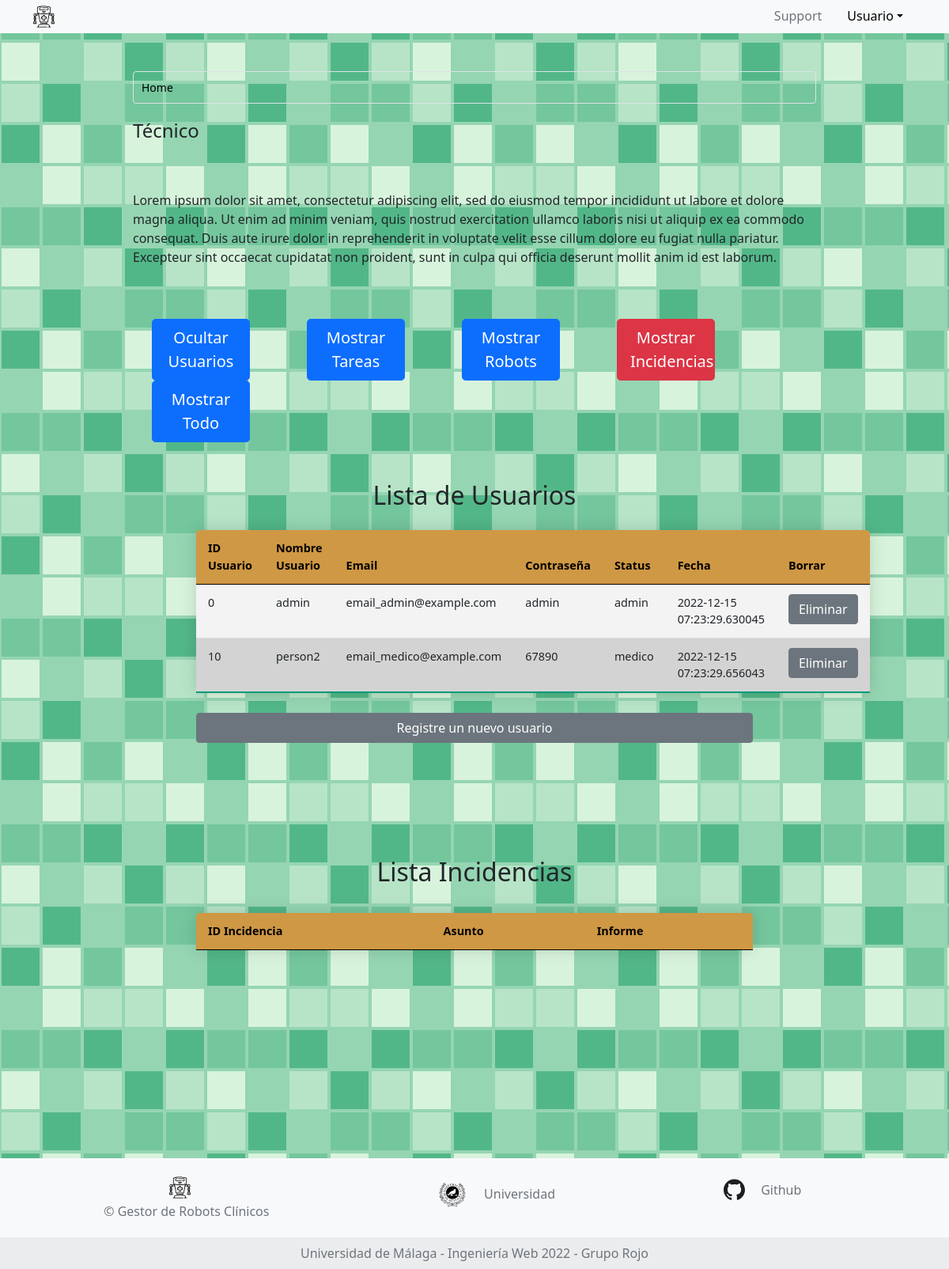
/admin, run on an earlier commit of the app's database.
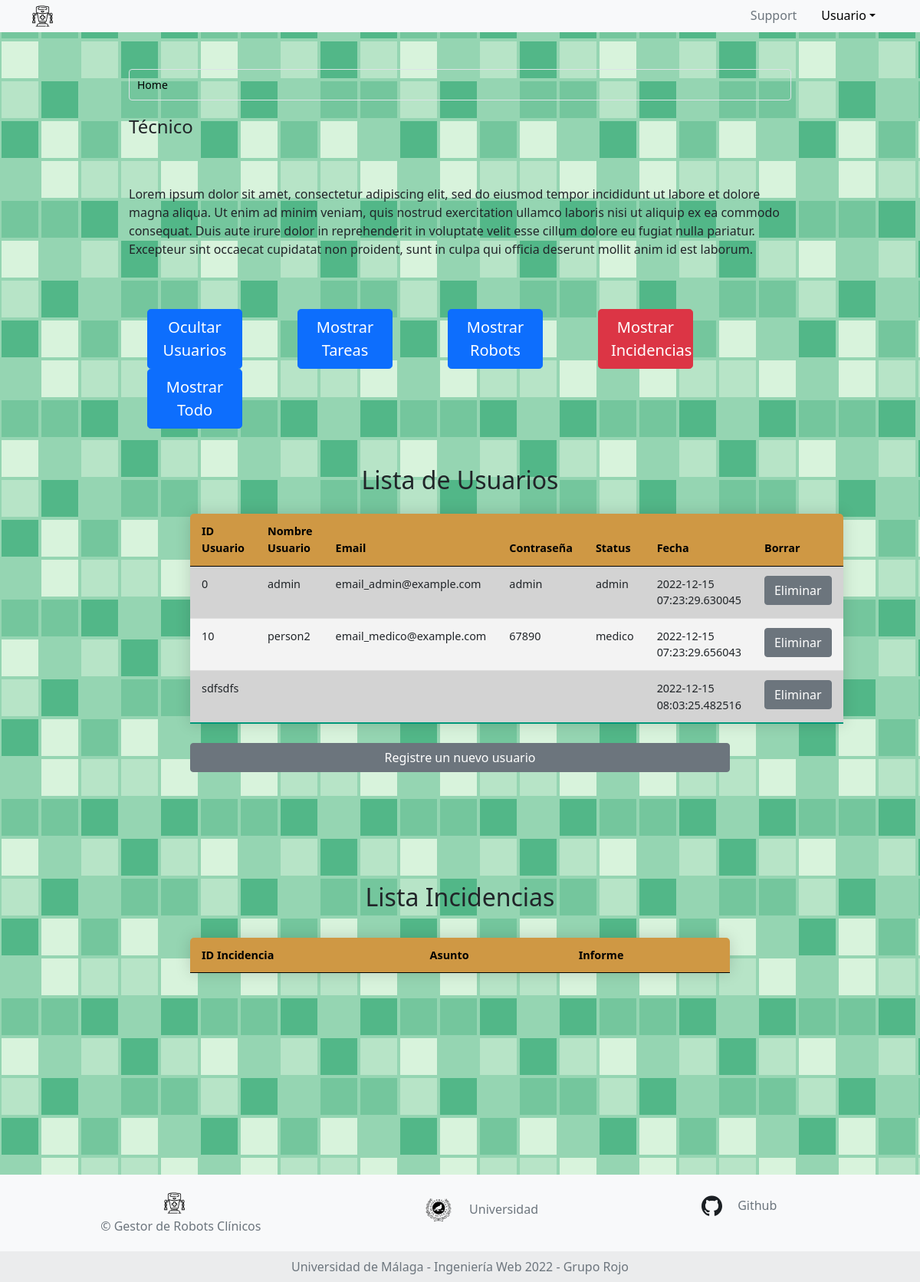
And on a later commit of the database.
### app.py (models this page shows, shortened)
class Users(db.Model):
    __tablename__ = 'Users'
    id = db.Column(db.String(10), primary_key=True)
    name = db.Column(db.String(150), nullable=False)
    email = db.Column(db.String(120), nullable=False, unique=True)
    password = db.Column(db.String(20), nullable=False)
    status = db.Column(db.String(20), nullable=False)
    date = db.Column(db.DateTime, default=datetime.utcnow)

### app.py (the view)
@app.route("/admin")
def admin():
    usuarios_db = db.session.query(Users).all()
    tareas_db = db.session.query(Tareas).all()
    robots_db = db.session.query(Robots).all()
    return render_template('template_tecnico.jinja', usuarios = usuarios_db, tareas = tareas_db, robots = robots_db)

### templates/template_tecnico.jinja (shortened to what this page needs)
{% extends 'base.jinja' %}
{% block content %}
<body class="bg">
  <div class="main-container row p-5 mx-0 justify-content-center align-self-center">
    <div class="row col-md-10 px-3">
      <nav aria-label="breadcrumb">
        <ol class="breadcrumb breadcrumb-custom">
          <li class="breadcrumb-item active" aria-current="page"><span>Home</span></li>
        </ol>
      </nav>
    </div>
    <div class="row col-md-10 px-3">
      <legend>Técnico</legend>
      <p class="padd">
        Lorem ipsum dolor sit amet, consectetur adipiscing elit, sed do eiusmod tempor incididunt ut
        labore et dolore magna aliqua. Ut enim ad minim veniam, quis nostrud exercitation ullamco laboris
        nisi ut aliquip ex ea commodo consequat. Duis aute irure dolor in reprehenderit in voluptate velit esse
        cillum dolore eu fugiat nulla pariatur. Excepteur sint occaecat cupidatat non proident, sunt in culpa qui
        officia deserunt mollit anim id est laborum.
      </p>
    </div>
    <div class="row col-md-10 px-3">
      <div class="col col-lg-2 mx-4">
        <button type="button" class="btn btn-primary btn-lg" id="show-user-div">Ocultar Usuarios</button>
      </div>
      <div class="col col-lg-2 mx-4">
        <button type="button" class="btn btn-primary btn-lg" id="show-task-div">Mostrar Tareas</button>
      </div>
      <div class="col col-lg-2 mx-4">
        <button type="button" class="btn btn-primary btn-lg" id="show-robot-div">Mostrar Robots</button>
      </div>
      <div class="col col-lg-2 mx-4">
        <button type="button" class="btn btn-danger btn-lg" id="show-incidencia-div">Mostrar Incidencias</button>
      </div>
      <div class="col col-lg-2 mx-4">
        <button type="button" class="btn btn-primary btn-lg" id="show-everything">Mostrar Todo</button>
      </div>
    </div>
    <fieldset class="text-black col-md-8 px-3 bot">
      <form method="GET" class="mt-5 row justify-content-center">
        <div class="row" id=user-div name="user-div">
          <table class="table table-hover table-sortable">
            <h2 class="text-center">Lista de Usuarios</h2>
            <thead>
              <tr>
                <th scope="col"> ID Usuario </th>
                <th scope="col"> Nombre Usuario</th>
                <th scope="col"> Email </th>
                <th scope="col"> Contraseña </th>
                <th scope="col"> Status </th>
                <th scope="col"> Fecha </th>
                <th scope="col"> Borrar </th>
              </tr>
            </thead>
            <tbody>
              {% for user in usuarios %}
              <tr>
                <td>{{user.id}}</td>
                <td>{{user.name}}</td>
                <td>{{user.email}}</td>
                <td>{{user.password}}</td>
                <td>{{user.status}}</td>
                <td>{{user.date}}</td>
                <td>
                  <a class="btn btn-secondary" href="/deleteUsuario/{{user.id}}">Eliminar</a>
                </td>
              </tr>
              {% endfor %}
            </tbody>
          </table>
          <a class="btn btn-secondary" href="/admin/formularioUsuarios">Registre un nuevo usuario</a>
        </div>
      </form>
      <form method="GET" class="mt-5 row justify-content-center">
        <div class="row" id=incidencia-div name="incidencia-div">
          <table class="table table-hover table-sortable">
            <h2 class="text-center">Lista Incidencias</h2>
            <thead>
              <tr>
                <th scope="col"> ID Incidencia </th>
                <th scope="col"> Asunto </th>
                <th scope="col"> Informe </th>
              </tr>
            </thead>
          </table>
        </div>
      </form>
    </fieldset>
  </div>
  <div class="bot"></div>
  {% endblock %}

What changed in the data, as far as the page shows it:
added Users: id "sdfsdfs", date "2022-12-15 08:03:25.482516"
